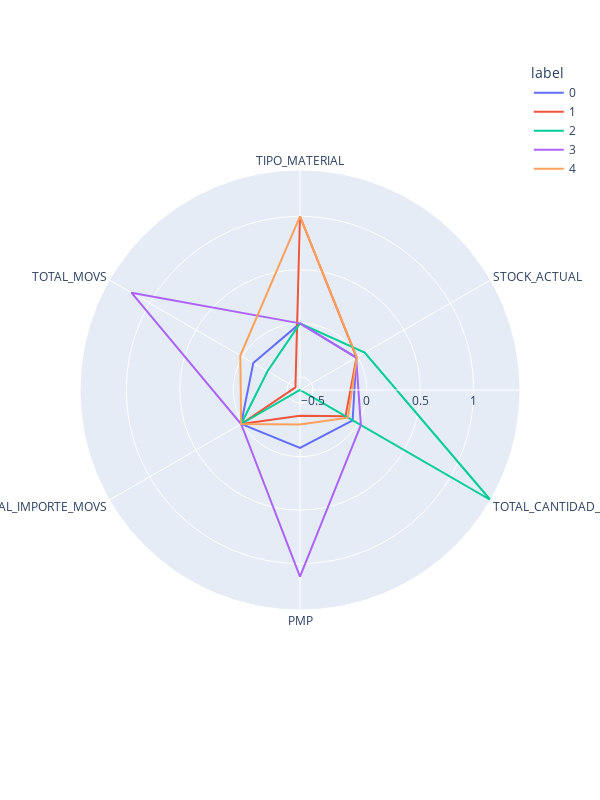
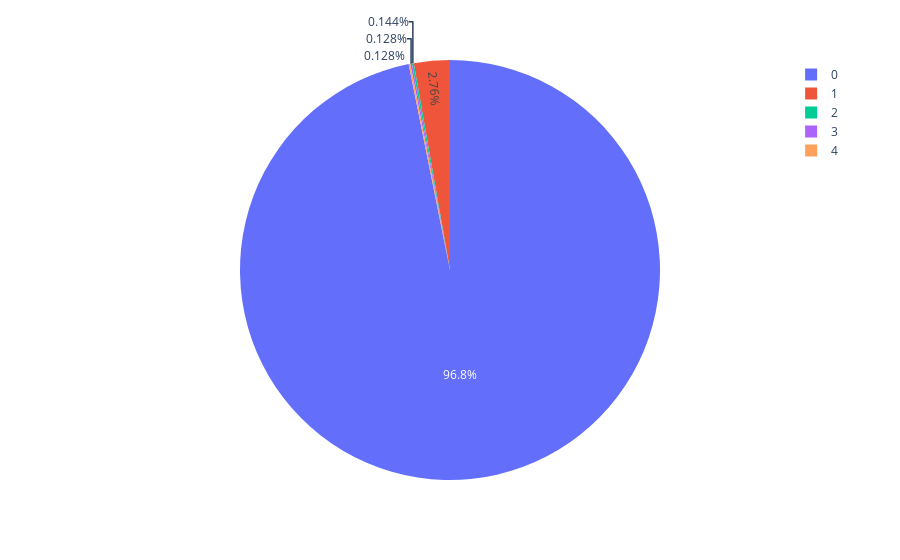

Notebook code for these charts, in order:
### Code cell
# Visualización polar para DBSCAN excluyendo ruido y clusters pequeños
polar_dbscan = clusters_dbscan_valid.groupby("label").mean().reset_index()
polar_dbscan = pd.melt(polar_dbscan, id_vars=["label"])
fig_dbscan = px.line_polar(polar_dbscan, r="value", theta="variable", color="label", line_close=True, height=800, width=600)
fig_dbscan.show()

# Visualización de distribución de clusters con DBSCAN excluyendo ruido y clusters pequeños
pie_dbscan = clusters_dbscan_valid.groupby('label').size().reset_index()
pie_dbscan.columns = ['label', 'value']
px.pie(pie_dbscan, values='value', names='label').show()

### Figure 1 — Plotly figure (JSON) as saved in the notebook; plotly's stock layout.template omitted (floating-point values rounded to 4 significant figures)
{"data": [{"hovertemplate": "label=0<br>value=%{r}<br>variable=%{theta}<extra></extra>", "legendgroup": "0", "line": {"color": "#636efa", "dash": "solid"}, "marker": {"symbol": "circle"}, "mode": "lines", "name": "0", "r": [0, -0.0151, -0.05468, -0.08125, 0.0127, -0.1181, 0], "showlegend": true, "subplot": "polar", "theta": ["TIPO_MATERIAL", "STOCK_ACTUAL", "TOTAL_CANTIDAD_MOVS", "PMP", "TOTAL_IMPORTE_MOVS", "TOTAL_MOVS", "TIPO_MATERIAL"], "type": "scatterpolar"}, {"hovertemplate": "label=1<br>value=%{r}<br>variable=%{theta}<extra></extra>", "legendgroup": "1", "line": {"color": "#EF553B", "dash": "solid"}, "marker": {"symbol": "circle"}, "mode": "lines", "name": "1", "r": [1, -0.01286, -0.1311, -0.3808, 0.01268, -0.5728, 1], "showlegend": true, "subplot": "polar", "theta": ["TIPO_MATERIAL", "STOCK_ACTUAL", "TOTAL_CANTIDAD_MOVS", "PMP", "TOTAL_IMPORTE_MOVS", "TOTAL_MOVS", "TIPO_MATERIAL"], "type": "scatterpolar"}, {"hovertemplate": "label=2<br>value=%{r}<br>variable=%{theta}<extra></extra>", "legendgroup": "2", "line": {"color": "#00cc96", "dash": "solid"}, "marker": {"symbol": "circle"}, "mode": "lines", "name": "2", "r": [0, 0.07567, 1.432, -0.6221, 0.01272, -0.2719, 0], "showlegend": true, "subplot": "polar", "theta": ["TIPO_MATERIAL", "STOCK_ACTUAL", "TOTAL_CANTIDAD_MOVS", "PMP", "TOTAL_IMPORTE_MOVS", "TOTAL_MOVS", "TIPO_MATERIAL"], "type": "scatterpolar"}, {"hovertemplate": "label=3<br>value=%{r}<br>variable=%{theta}<extra></extra>", "legendgroup": "3", "line": {"color": "#ab63fa", "dash": "solid"}, "marker": {"symbol": "circle"}, "mode": "lines", "name": "3", "r": [0, -0.01681, 0.03411, 1.12, 0.01282, 1.195, 0], "showlegend": true, "subplot": "polar", "theta": ["TIPO_MATERIAL", "STOCK_ACTUAL", "TOTAL_CANTIDAD_MOVS", "PMP", "TOTAL_IMPORTE_MOVS", "TOTAL_MOVS", "TIPO_MATERIAL"], "type": "scatterpolar"}, {"hovertemplate": "label=4<br>value=%{r}<br>variable=%{theta}<extra></extra>", "legendgroup": "4", "line": {"color": "#FFA15A", "dash": "solid"}, "marker": {"symbol": "circle"}, "mode": "lines", "name": "4", "r": [1, -0.00974, -0.1053, -0.2993, 0.01268, 0.02118, 1], "showlegend": true, "subplot": "polar", "theta": ["TIPO_MATERIAL", "STOCK_ACTUAL", "TOTAL_CANTIDAD_MOVS", "PMP", "TOTAL_IMPORTE_MOVS", "TOTAL_MOVS", "TIPO_MATERIAL"], "type": "scatterpolar"}], "layout": {"height": 800, "legend": {"title": {"text": "label"}, "tracegroupgap": 0}, "margin": {"t": 60}, "polar": {"angularaxis": {"direction": "clockwise", "rotation": 90}, "domain": {"x": [0, 1], "y": [0, 1]}}, "width": 600}}

### Figure 2 — Plotly figure (JSON) as saved in the notebook; plotly's stock layout.template omitted (floating-point values rounded to 4 significant figures)
{"data": [{"domain": {"x": [0, 1], "y": [0, 1]}, "hovertemplate": "label=%{label}<br>value=%{value}<extra></extra>", "labels": [0, 1, 2, 3, 4], "legendgroup": "", "name": "", "showlegend": true, "type": "pie", "values": [6073, 173, 9, 8, 8]}], "layout": {"legend": {"tracegroupgap": 0}, "margin": {"t": 60}}}
